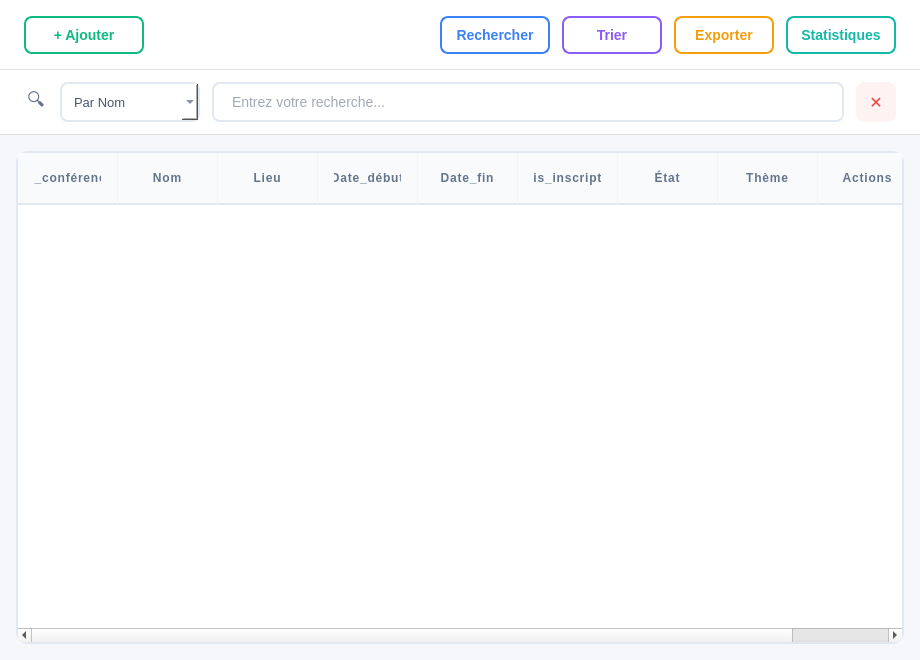
<?xml version="1.0" encoding="UTF-8"?>
<ui version="4.0">
 <class>Conference</class>
 <widget class="QWidget" name="Conference">
  <property name="geometry">
   <rect>
    <x>0</x>
    <y>0</y>
    <width>920</width>
    <height>660</height>
   </rect>
  </property>
  <property name="windowTitle">
   <string>Conférences</string>
  </property>
  <property name="styleSheet">
   <string notr="true">QWidget#Conference {
    background-color: #F5F7FA;
}</string>
  </property>
  <layout class="QVBoxLayout" name="mainLayout">
   <property name="spacing">
    <number>0</number>
   </property>
   <property name="leftMargin">
    <number>0</number>
   </property>
   <property name="topMargin">
    <number>0</number>
   </property>
   <property name="rightMargin">
    <number>0</number>
   </property>
   <property name="bottomMargin">
    <number>0</number>
   </property>
   <item>
    <widget class="QWidget" name="toolbar" native="true">
     <property name="minimumSize">
      <size>
       <width>0</width>
       <height>70</height>
      </size>
     </property>
     <property name="maximumSize">
      <size>
       <width>16777215</width>
       <height>70</height>
      </size>
     </property>
     <property name="styleSheet">
      <string notr="true">QWidget#toolbar {
    background-color: #FFFFFF;
    border-bottom: 1px solid #E0E0E0;
}</string>
     </property>
     <layout class="QHBoxLayout" name="toolbarLayout">
      <property name="spacing">
       <number>12</number>
      </property>
      <property name="leftMargin">
       <number>24</number>
      </property>
      <property name="topMargin">
       <number>16</number>
      </property>
      <property name="rightMargin">
       <number>24</number>
      </property>
      <property name="bottomMargin">
       <number>16</number>
      </property>
      <item>
       <widget class="QToolButton" name="addButtonConference">
        <property name="minimumSize">
         <size>
          <width>120</width>
          <height>38</height>
         </size>
        </property>
        <property name="maximumSize">
         <size>
          <width>120</width>
          <height>38</height>
         </size>
        </property>
        <property name="cursor">
         <cursorShape>PointingHandCursor</cursorShape>
        </property>
        <property name="styleSheet">
         <string notr="true">QToolButton {
    background-color: transparent;
    color: #10B981;
    border: 2px solid #10B981;
    border-radius: 8px;
    font-family: 'Segoe UI', sans-serif;
    font-size: 14px;
    font-weight: 600;
    padding: 0px 16px;
}
QToolButton:hover {
    background-color: #10B981;
    color: white;
    border-color: #10B981;
}
QToolButton:pressed {
    background-color: #059669;
    border-color: #059669;
}</string>
        </property>
        <property name="text">
         <string>+ Ajouter</string>
        </property>
       </widget>
      </item>
      <item>
       <spacer name="horizontalSpacer">
        <property name="orientation">
         <enum>Qt::Orientation::Horizontal</enum>
        </property>
        <property name="sizeHint" stdset="0">
         <size>
          <width>40</width>
          <height>20</height>
         </size>
        </property>
       </spacer>
      </item>
      <item>
       <widget class="QToolButton" name="searchButtonConference">
        <property name="minimumSize">
         <size>
          <width>110</width>
          <height>38</height>
         </size>
        </property>
        <property name="maximumSize">
         <size>
          <width>110</width>
          <height>38</height>
         </size>
        </property>
        <property name="cursor">
         <cursorShape>PointingHandCursor</cursorShape>
        </property>
        <property name="styleSheet">
         <string notr="true">QToolButton {
    background-color: transparent;
    color: #3B82F6;
    border: 2px solid #3B82F6;
    border-radius: 8px;
    font-family: 'Segoe UI', sans-serif;
    font-size: 14px;
    font-weight: 600;
    padding: 0px 12px;
}
QToolButton:hover {
    background-color: #3B82F6;
    color: white;
    border-color: #3B82F6;
}
QToolButton:pressed {
    background-color: #2563EB;
    border-color: #2563EB;
}</string>
        </property>
        <property name="text">
         <string>Rechercher</string>
        </property>
       </widget>
      </item>
      <item>
       <widget class="QToolButton" name="sortButtonConference">
        <property name="minimumSize">
         <size>
          <width>100</width>
          <height>38</height>
         </size>
        </property>
        <property name="maximumSize">
         <size>
          <width>100</width>
          <height>38</height>
         </size>
        </property>
        <property name="cursor">
         <cursorShape>PointingHandCursor</cursorShape>
        </property>
        <property name="styleSheet">
         <string notr="true">QToolButton {
    background-color: transparent;
    color: #8B5CF6;
    border: 2px solid #8B5CF6;
    border-radius: 8px;
    font-family: 'Segoe UI', sans-serif;
    font-size: 14px;
    font-weight: 600;
    padding: 0px 12px;
}
QToolButton:hover {
    background-color: #8B5CF6;
    color: white;
    border-color: #8B5CF6;
}
QToolButton:pressed {
    background-color: #7C3AED;
    border-color: #7C3AED;
}</string>
        </property>
        <property name="text">
         <string>Trier</string>
        </property>
        <property name="popupMode">
         <enum>QToolButton::ToolButtonPopupMode::InstantPopup</enum>
        </property>
       </widget>
      </item>
      <item>
       <widget class="QToolButton" name="exportButtonConference">
        <property name="minimumSize">
         <size>
          <width>100</width>
          <height>38</height>
         </size>
        </property>
        <property name="maximumSize">
         <size>
          <width>100</width>
          <height>38</height>
         </size>
        </property>
        <property name="cursor">
         <cursorShape>PointingHandCursor</cursorShape>
        </property>
        <property name="styleSheet">
         <string notr="true">QToolButton {
    background-color: transparent;
    color: #F59E0B;
    border: 2px solid #F59E0B;
    border-radius: 8px;
    font-family: 'Segoe UI', sans-serif;
    font-size: 14px;
    font-weight: 600;
    padding: 0px 12px;
}
QToolButton:hover {
    background-color: #F59E0B;
    color: white;
    border-color: #F59E0B;
}
QToolButton:pressed {
    background-color: #D97706;
    border-color: #D97706;
}</string>
        </property>
        <property name="text">
         <string>Exporter</string>
        </property>
        <property name="popupMode">
         <enum>QToolButton::ToolButtonPopupMode::InstantPopup</enum>
        </property>
       </widget>
      </item>
      <item>
       <widget class="QToolButton" name="statsButtonConference">
        <property name="minimumSize">
         <size>
          <width>110</width>
          <height>38</height>
         </size>
        </property>
        <property name="maximumSize">
         <size>
          <width>110</width>
          <height>38</height>
         </size>
        </property>
        <property name="cursor">
         <cursorShape>PointingHandCursor</cursorShape>
        </property>
        <property name="styleSheet">
         <string notr="true">QToolButton {
    background-color: transparent;
    color: #14B8A6;
    border: 2px solid #14B8A6;
    border-radius: 8px;
    font-family: 'Segoe UI', sans-serif;
    font-size: 14px;
    font-weight: 600;
    padding: 0px 12px;
}
QToolButton:hover {
    background-color: #14B8A6;
    color: white;
    border-color: #14B8A6;
}
QToolButton:pressed {
    background-color: #0D9488;
    border-color: #0D9488;
}</string>
        </property>
        <property name="text">
         <string>Statistiques</string>
        </property>
       </widget>
      </item>
     </layout>
    </widget>
   </item>
   <item>
    <widget class="QWidget" name="searchBar" native="true">
     <property name="minimumSize">
      <size>
       <width>0</width>
       <height>65</height>
      </size>
     </property>
     <property name="maximumSize">
      <size>
       <width>16777215</width>
       <height>65</height>
      </size>
     </property>
     <property name="styleSheet">
      <string notr="true">QWidget#searchBar {
    background-color: #FFFFFF;
    border-bottom: 1px solid #E0E0E0;
}</string>
     </property>
     <layout class="QHBoxLayout" name="searchBarLayout">
      <property name="spacing">
       <number>12</number>
      </property>
      <property name="leftMargin">
       <number>24</number>
      </property>
      <property name="topMargin">
       <number>12</number>
      </property>
      <property name="rightMargin">
       <number>24</number>
      </property>
      <property name="bottomMargin">
       <number>12</number>
      </property>
      <item>
       <widget class="QLabel" name="searchIconConference">
        <property name="minimumSize">
         <size>
          <width>24</width>
          <height>24</height>
         </size>
        </property>
        <property name="maximumSize">
         <size>
          <width>24</width>
          <height>24</height>
         </size>
        </property>
        <property name="styleSheet">
         <string notr="true">font-size: 18px; background: transparent; color: #64748B;</string>
        </property>
        <property name="text">
         <string>🔍</string>
        </property>
        <property name="alignment">
         <set>Qt::AlignmentFlag::AlignCenter</set>
        </property>
       </widget>
      </item>
      <item>
       <widget class="QComboBox" name="searchTypeComboConference">
        <property name="minimumSize">
         <size>
          <width>140</width>
          <height>40</height>
         </size>
        </property>
        <property name="maximumSize">
         <size>
          <width>140</width>
          <height>40</height>
         </size>
        </property>
        <property name="styleSheet">
         <string notr="true">QComboBox {
    border: 1.5px solid #E2E8F0;
    border-radius: 8px;
    padding: 8px 12px;
    background: #FFFFFF;
    font-family: 'Segoe UI', sans-serif;
    font-size: 13px;
    color: #475569;
}
QComboBox:hover {
    border-color: #C7D2FE;
}
QComboBox:focus {
    border-color: #6366F1;
    background-color: #FAFBFF;
}</string>
        </property>
        <item>
         <property name="text">
          <string>Par Nom</string>
         </property>
        </item>
        <item>
         <property name="text">
          <string>Par Lieu</string>
         </property>
        </item>
        <item>
         <property name="text">
          <string>Par État</string>
         </property>
        </item>
        <item>
         <property name="text">
          <string>Par Date</string>
         </property>
        </item>
       </widget>
      </item>
      <item>
       <widget class="QLineEdit" name="searchInputConference">
        <property name="minimumSize">
         <size>
          <width>0</width>
          <height>40</height>
         </size>
        </property>
        <property name="maximumSize">
         <size>
          <width>16777215</width>
          <height>40</height>
         </size>
        </property>
        <property name="styleSheet">
         <string notr="true">QLineEdit {
    border: 1.5px solid #E2E8F0;
    border-radius: 8px;
    padding: 8px 16px;
    background: #FFFFFF;
    font-family: 'Segoe UI', sans-serif;
    font-size: 14px;
    color: #475569;
}
QLineEdit:hover {
    border-color: #C7D2FE;
}
QLineEdit:focus {
    border-color: #6366F1;
    background-color: #FAFBFF;
}</string>
        </property>
        <property name="placeholderText">
         <string>Entrez votre recherche...</string>
        </property>
       </widget>
      </item>
      <item>
       <widget class="QToolButton" name="clearButtonConference">
        <property name="minimumSize">
         <size>
          <width>40</width>
          <height>40</height>
         </size>
        </property>
        <property name="maximumSize">
         <size>
          <width>40</width>
          <height>40</height>
         </size>
        </property>
        <property name="cursor">
         <cursorShape>PointingHandCursor</cursorShape>
        </property>
        <property name="styleSheet">
         <string notr="true">QToolButton {
    background-color: #FEF2F2;
    color: #EF4444;
    border: none;
    border-radius: 8px;
    font-size: 16px;
    font-weight: bold;
}
QToolButton:hover {
    background-color: #EF4444;
    color: white;
}</string>
        </property>
        <property name="text">
         <string>✕</string>
        </property>
       </widget>
      </item>
     </layout>
    </widget>
   </item>
   <item>
    <widget class="QWidget" name="contentArea" native="true">
     <property name="styleSheet">
      <string notr="true">QWidget#contentArea {
    background-color: #F5F7FA;
}</string>
     </property>
     <layout class="QVBoxLayout" name="contentLayout">
      <property name="spacing">
       <number>0</number>
      </property>
      <property name="leftMargin">
       <number>16</number>
      </property>
      <property name="topMargin">
       <number>16</number>
      </property>
      <property name="rightMargin">
       <number>16</number>
      </property>
      <property name="bottomMargin">
       <number>16</number>
      </property>
      <item>
       <widget class="QTableWidget" name="conferenceTable">
        <property name="styleSheet">
         <string notr="true">QTableWidget {
    background-color: #FFFFFF;
    border: 1.5px solid #E2E8F0;
    border-radius: 12px;
    gridline-color: #F1F5F9;
    font-family: 'Segoe UI', 'Roboto', sans-serif;
}
QTableWidget::item {
    padding: 14px;
    border-bottom: 1px solid #F1F5F9;
    color: #475569;
    font-size: 13px;
}
QTableWidget::item:selected {
    background-color: #F1F5F9;
    color: #1E293B;
}
QHeaderView::section {
    background-color: #F8FAFC;
    color: #64748B;
    padding: 16px;
    border: none;
    border-bottom: 2px solid #E2E8F0;
    border-right: 1px solid #F1F5F9;
    font-weight: 600;
    font-size: 12px;
    text-transform: uppercase;
    font-family: 'Segoe UI', 'Roboto', sans-serif;
    letter-spacing: 0.8px;
}</string>
        </property>
        <property name="editTriggers">
         <set>QAbstractItemView::EditTrigger::NoEditTriggers</set>
        </property>
        <property name="alternatingRowColors">
         <bool>true</bool>
        </property>
        <property name="selectionMode">
         <enum>QAbstractItemView::SelectionMode::SingleSelection</enum>
        </property>
        <property name="selectionBehavior">
         <enum>QAbstractItemView::SelectionBehavior::SelectRows</enum>
        </property>
        <attribute name="horizontalHeaderStretchLastSection">
         <bool>true</bool>
        </attribute>
        <attribute name="verticalHeaderVisible">
         <bool>false</bool>
        </attribute>
        <column>
         <property name="text">
          <string>ID_conférence</string>
         </property>
        </column>
        <column>
         <property name="text">
          <string>Nom</string>
         </property>
        </column>
        <column>
         <property name="text">
          <string>Lieu</string>
         </property>
        </column>
        <column>
         <property name="text">
          <string>Date_début</string>
         </property>
        </column>
        <column>
         <property name="text">
          <string>Date_fin</string>
         </property>
        </column>
        <column>
         <property name="text">
          <string>Frais_inscription</string>
         </property>
        </column>
        <column>
         <property name="text">
          <string>État</string>
         </property>
        </column>
        <column>
         <property name="text">
          <string>Thème</string>
         </property>
        </column>
        <column>
         <property name="text">
          <string>Actions</string>
         </property>
        </column>
       </widget>
      </item>
     </layout>
    </widget>
   </item>
  </layout>
 </widget>
 <resources/>
 <connections/>
</ui>
